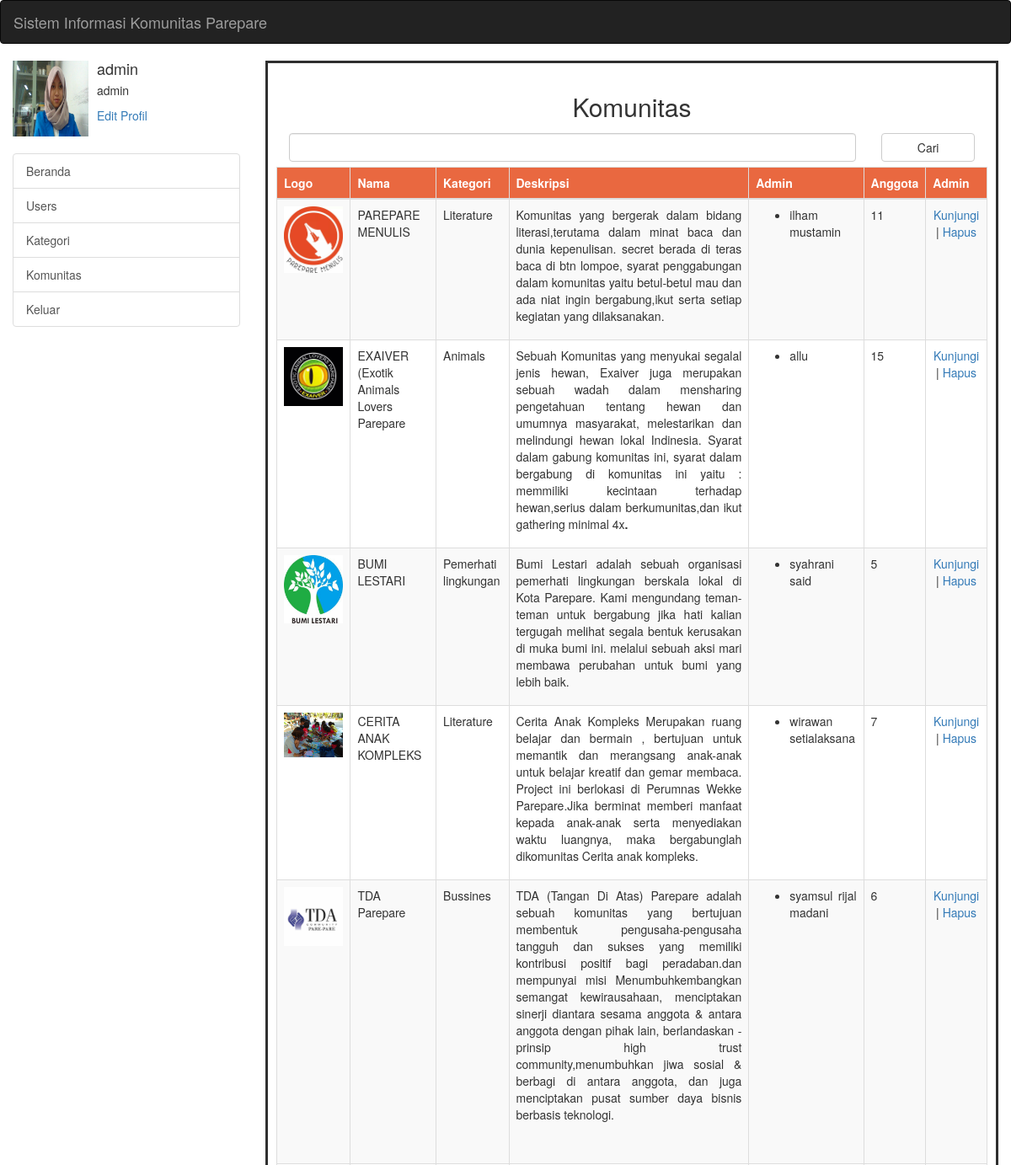
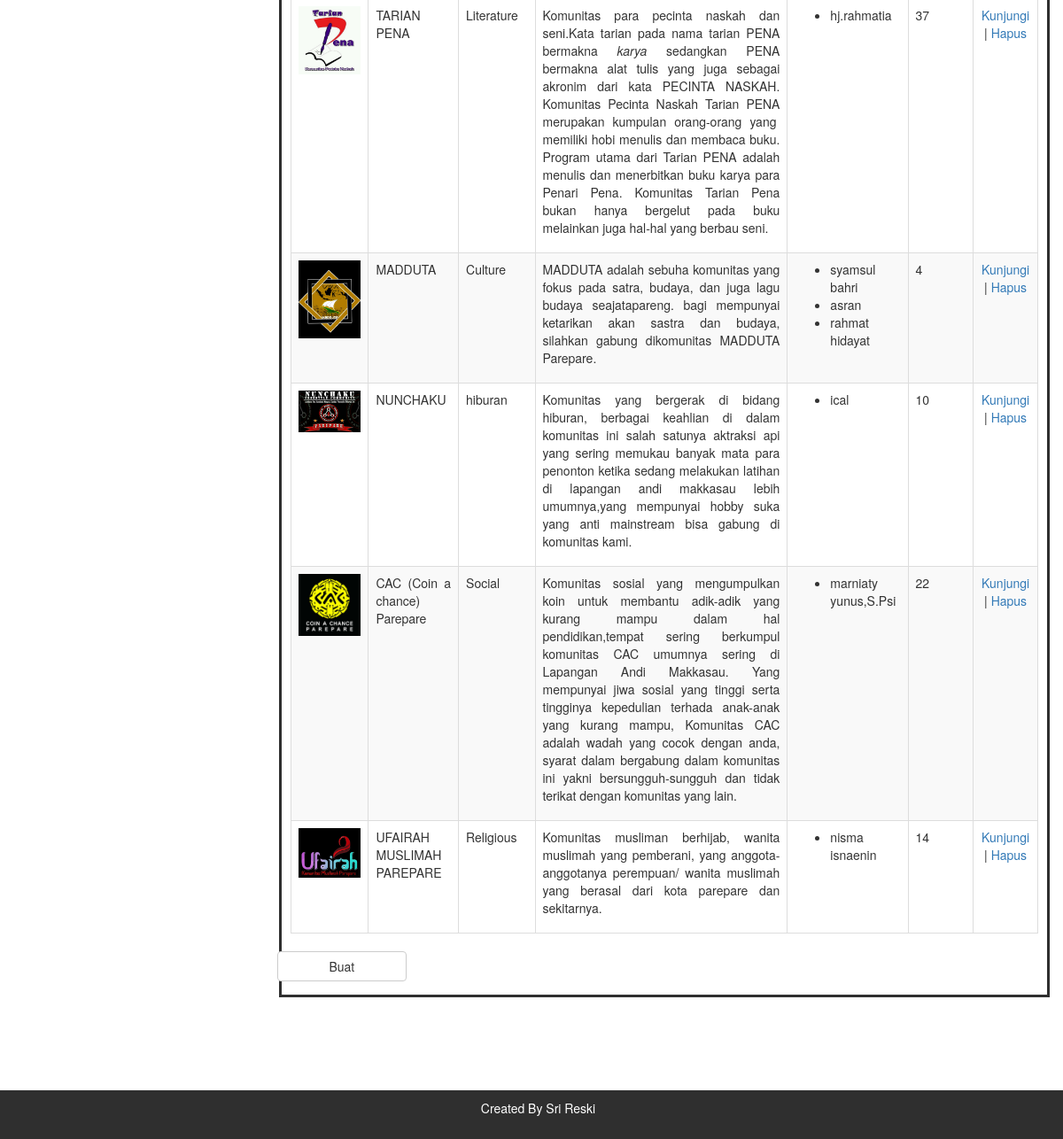
/index.php?laman=listkomunitas (signed in), run on the app's committed database (2 pictures, top to bottom).
### tables this page shows
CREATE TABLE `komunitas` (
  `id_komunitas` int(11) NOT NULL,
  `nama_komunitas` varchar(50) NOT NULL,
  `logo_komunitas` varchar(100) NOT NULL,
  `deskripsi_komunitas` text NOT NULL,
  `verifikasi_komunitas` enum('ya','tidak') NOT NULL,
  `id_kategori` int(11) NOT NULL
);

CREATE TABLE `kategori` (
  `id_kategori` int(11) NOT NULL,
  `nama_kategori` varchar(50) NOT NULL
);

CREATE TABLE `level` (
  `id_level` int(11) NOT NULL,
  `id_komunitas` int(11) NOT NULL,
  `level` enum('admin','anggota') NOT NULL,
  `id_user` varchar(20) NOT NULL
);

### helper/aa.php (called while the page is built, shortened)
<?PHP
	function ambilsatudata($namatabel,$namafieldyangdiambil,$id_field,$isi_field){
		include("script/koneksi.php");
		$sql = "SELECT * FROM ".$namatabel." WHERE ".$id_field." = '".$isi_field."'";
		$kueri = mysqli_query($koneksi,$sql);
		$data = mysqli_fetch_array($kueri);
		return $data[$namafieldyangdiambil];
	}
?>

### view/admin/komunitas/list.php (the view, shortened to what this page needs)
<?PHP
include("modal/komunitas.php");
if(isset($_POST["cari"])) {
	$cari = $_POST["cari"];
	$kueri = mysqli_query($koneksi,"SELECT * FROM komunitas WHERE nama_komunitas LIKE '%$cari%'");
} else if (isset($_GET["idkategori"])){
	$cari = $_GET ["idkategori"];
	$kueri = mysqli_query($koneksi,"SELECT * FROM komunitas WHERE id_kategori LIKE '$cari'");
} else {
	$kueri = mysqli_query($koneksi,"SELECT * FROM komunitas");
}
?>
<div class="text-center">
	<h2>Komunitas</h2>
</div>
<div class="text-justify">
	<form method="POST" action="index.php?laman=listkomunitas">
		<div class="form-group">
			<div class="col-sm-10">
				<input style="color:black;" class="form-control" type="text" name="cari">
			</div>
			<div class="col-sm-2">
				<input type="submit" class="btn btn-default btn-block" value="Cari">
			</div>
		</div>
	</form>
	<br>
	<br>
	<table id="tabelku" class="table table-striped table-bordered table-hover">
		<thead>
			<tr style="background-color:#E96840;color:white;">
				<th>Logo</th>
				<th>Nama</th>
				<th>Kategori</th>
				<th>Deskripsi</th>
				<th>Admin</th>
				<th>Anggota</th>
				<th>Admin</th>
			</tr>
		</thead>
		<tbody>
		<?PHP
		if(mysqli_num_rows($kueri) > 0) {
			while($data = mysqli_fetch_array($kueri)){
				$id_komunitas = $data["id_komunitas"];
				$kuerianggota = mysqli_query($koneksi,"SELECT * FROM level WHERE id_komunitas = '$id_komunitas' AND level LIKE 'anggota'");
				$banyakanggota = mysqli_num_rows($kuerianggota);
				$kueriadmin = mysqli_query($koneksi,"SELECT * FROM level WHERE id_komunitas LIKE '$id_komunitas' AND level LIKE 'admin'");
		?>
			<tr>
				<td><img class="img-responsive displayed" src="upload/komunitas/<?PHP echo $data["logo_komunitas"] ?>"></td>
				<td><?PHP echo $data["nama_komunitas"] ?></td>
				<td><?PHP echo ambilsatudata("kategori","nama_kategori","id_kategori",$data["id_kategori"]) ?></td>
				<td><?PHP echo $data["deskripsi_komunitas"] ?></td>
				<td><?PHP
					echo "<ul>";
					while($dataadmin = mysqli_fetch_array($kueriadmin)) {
						echo "<li>".$dataadmin["id_user"]."</li>";
					}
				?></td>
				<td><?PHP echo $banyakanggota ?></td>
				<td class="text-center">
					<?PHP if($data["verifikasi_komunitas"] == "ya") {?>
						<a href="index.php?laman=komunitas&id=<?PHP echo $data["id_komunitas"];?>">Kunjungi</a> |
					<?PHP } ?>
					<a href="index.php?laman=listkomunitas&aksi=Hapus&id=<?PHP echo $data["id_komunitas"]; ?>" onclick="return confirm('Apakah Anda Ingin Menghapus')">Hapus</a>
				</td>
			</tr>
		<?PHP
			}
		} else { ?>
			<tr>
				<td colspan="6" class="text-center">Data Tidak Ditemukan</td>
			</tr>
		<?PHP }?>
		</tbody>
	</table>
	<div class="row">
		<a href="index.php?laman=buatkomunitas" class="col-sm-2 btn btn-default">Buat</a>
	</div>
</div>

### index.php (shortened to what this page needs)
<?PHP
	include("script/koneksi.php");
	include("helper/aa.php");
	if($_SESSION["user"] == "guest") {
		include("index_guest.php");
	} else {
		include("index_user.php");
	}
?>

### index_user.php (shortened to what this page needs)
<!DOCTYPE html>
<html>
<head>
<link href="css/bootstrap.min.css" rel='stylesheet' type='text/css' />
<link href="css/komunitas.css" rel='stylesheet' type='text/css' />
</head>
<body class="latarbelakang">
<nav class="navbar navbar-inverse">
  <div class="container-fluid">
    <div class="navbar-header">
      <a class="navbar-brand" href="index.php">Sistem Informasi Komunitas Parepare</a>
    </div>
  </div>
</nav>
<div class="col-md-3">
	<div class="media">
		<div class="media-left media-middle">
			<img src="upload/profil/<?PHP if(isset($_SESSION["foto"])) echo $_SESSION["foto"]; else echo "default.jpg" ?>" class="media-object" style="width:90px;height:90px;">
		</div>
		<div class="media-body">
			<h4 class="media-heading"><?= $_SESSION["user"]?></h4>
			<p><?= $_SESSION["level"]?></p>
			<a href="index.php?laman=editprofil&id=<?= $_SESSION["user"]?>">Edit Profil</a>
		</div>
	</div>
	<br>
	<div class="list-group">
		<a class="list-group-item" href="index.php">Beranda</a>
		<?PHP if ($_SESSION["level"] == "admin") { ?>
		<a class="list-group-item" href="index.php?laman=user">Users</a>
		<a class="list-group-item" href="index.php?laman=listkategori">Kategori</a>
		<?PHP } ?>
		<a class="list-group-item" href="index.php?laman=listkomunitas">Komunitas</a>
		<a class="list-group-item" onclick="return confirm('Apakah anda ingin keluar?')" href="index.php?laman=logout">Keluar</a>
	</div>
</div>
<div class="container col-md-9">
	<div class="isikonten">
		<?PHP include($page) ?>
	</div>
</div>
	<div class="clearfix"></div>
<br>
<br>
<br>
<br>
<br>
<br>
<br>
<br>
<footer class="navbar-fixed-bottom container-fluid text-center kaki">
	<p>Created By Sri Reski</p>
</footer>
</body>
</html>

### css/komunitas.css (style rules this page uses)
.isikonten { border-style : solid; border-color : #2f2f2f; padding:15px 10px 15px 10px; }
.kaki { padding:10px 5px 15px 20px; background-color: #2f2f2f; color: #ffffff; }

### data on the page
komunitas: logo_komunitas (picture), nama_komunitas "PAREPARE MENULIS", id_kategori.nama_kategori "Literature", deskripsi_komunitas "Komunitas yang bergerak dalam bidang literasi,terutama dalam minat baca dan dunia kepenulisan. secret berada di teras baca di btn lompoe, syarat penggabungan dalam komunitas yaitu betul-betul mau dan ada niat ingin bergabung,ikut serta setiap kegiatan yang dilaksanakan.", banyakanggota "11"
level: id_user "ilham mustamin"
komunitas: logo_komunitas (picture), nama_komunitas "EXAIVER (Exotik Animals Lovers Parepare", id_kategori.nama_kategori "Animals", deskripsi_komunitas "Sebuah Komunitas yang menyukai segalal jenis hewan, Exaiver juga merupakan sebuah wadah dalam mensharing pengetahuan tentang hewan dan umumnya masyarakat, melestarikan dan melindungi hewan lokal Indinesia. Syarat dalam gabung komunitas ini, syarat dalam bergabung di komunitas ini yaitu : memmiliki kecintaan terhadap hewan,serius dalam berkumunitas,dan ikut gathering minimal 4x .", banyakanggota "15"
level: id_user "allu"
komunitas: logo_komunitas (picture), nama_komunitas "BUMI LESTARI", id_kategori.nama_kategori "Pemerhati lingkungan", deskripsi_komunitas "Bumi Lestari adalah sebuah organisasi pemerhati lingkungan berskala lokal di Kota Parepare. Kami mengundang teman-teman untuk bergabung jika hati kalian tergugah melihat segala bentuk kerusakan di muka bumi ini. melalui sebuah aksi mari membawa perubahan untuk bumi yang lebih baik.", banyakanggota "5"
level: id_user "syahrani said"
komunitas: logo_komunitas (picture), nama_komunitas "CERITA ANAK KOMPLEKS", id_kategori.nama_kategori "Literature", deskripsi_komunitas "Cerita Anak Kompleks Merupakan ruang belajar dan bermain , bertujuan untuk memantik dan merangsang anak-anak untuk belajar kreatif dan gemar membaca. Project ini berlokasi di Perumnas Wekke Parepare.Jika berminat memberi manfaat kepada anak-anak serta menyediakan waktu luangnya, maka bergabunglah dikomunitas Cerita anak kompleks.", banyakanggota "7"
level: id_user "wirawan setialaksana"
komunitas: logo_komunitas (picture), nama_komunitas "TDA Parepare", id_kategori.nama_kategori "Bussines", deskripsi_komunitas "TDA (Tangan Di Atas) Parepare adalah sebuah komunitas yang bertujuan membentuk pengusaha-pengusaha tangguh dan sukses yang memiliki kontribusi positif bagi peradaban.dan mempunyai misi Menumbuhkembangkan semangat kewirausahaan, menciptakan sinerji diantara sesama anggota & antara anggota dengan pihak lain, berlandaskan - prinsip high trust community,menumbuhkan jiwa sosial & berbagi di antara anggota, dan juga menciptakan pusat sumber daya bisnis berbasis teknologi.", banyakanggota "6"
level: id_user "syamsul rijal madani"
komunitas: logo_komunitas (picture), nama_komunitas "TARIAN PENA", id_kategori.nama_kategori "Literature", deskripsi_komunitas "Komunitas para pecinta naskah dan seni.Kata tarian pada nama tarian PENA bermakna karya sedangkan PENA bermakna alat tulis yang juga sebagai akronim dari kata PECINTA NASKAH. Komunitas Pecinta Naskah Tarian PENA merupakan kumpulan orang-orang yang memiliki hobi menulis dan membaca buku. Program utama dari Tarian PENA adalah menulis dan menerbitkan buku karya para Penari Pena. Komunitas Tarian Pena bukan hanya bergelut pada buku melainkan juga hal-hal yang berbau seni.", banyakanggota "37"
level: id_user "hj.rahmatia"
komunitas: logo_komunitas (picture), nama_komunitas "MADDUTA", id_kategori.nama_kategori "Culture", deskripsi_komunitas "MADDUTA adalah sebuha komunitas yang fokus pada satra, budaya, dan juga lagu budaya seajatapareng. bagi mempunyai ketarikan akan sastra dan budaya, silahkan gabung dikomunitas MADDUTA Parepare.", banyakanggota "4"
level: id_user "syamsul bahri"
level: id_user "asran"
level: id_user "rahmat hidayat"
komunitas: logo_komunitas (picture), nama_komunitas "NUNCHAKU", id_kategori.nama_kategori "hiburan", deskripsi_komunitas "Komunitas yang bergerak di bidang hiburan, berbagai keahlian di dalam komunitas ini salah satunya aktraksi api yang sering memukau banyak mata para penonton ketika sedang melakukan latihan di lapangan andi makkasau lebih umumnya,yang mempunyai hobby suka yang anti mainstream bisa gabung di komunitas kami.", banyakanggota "10"
level: id_user "ical"
komunitas: logo_komunitas (picture), nama_komunitas "CAC (Coin a chance) Parepare", id_kategori.nama_kategori "Social", deskripsi_komunitas "Komunitas sosial yang mengumpulkan koin untuk membantu adik-adik yang kurang mampu dalam hal pendidikan,tempat sering berkumpul komunitas CAC umumnya sering di Lapangan Andi Makkasau. Yang mempunyai jiwa sosial yang tinggi serta tingginya kepedulian terhada anak-anak yang kurang mampu, Komunitas CAC adalah wadah yang cocok dengan anda, syarat dalam bergabung dalam komunitas ini yakni bersungguh-sungguh dan tidak terikat dengan komunitas yang lain.", banyakanggota "22"
level: id_user "marniaty yunus,S.Psi"
komunitas: logo_komunitas (picture), nama_komunitas "UFAIRAH MUSLIMAH PAREPARE", id_kategori.nama_kategori "Religious", deskripsi_komunitas "Komunitas musliman berhijab, wanita muslimah yang pemberani, yang anggota-anggotanya perempuan/ wanita muslimah yang berasal dari kota parepare dan sekitarnya.", banyakanggota "14"
level: id_user "nisma isnaenin"

### other printed values
$_SESSION["user"] "admin"
$_SESSION["level"] "admin"
